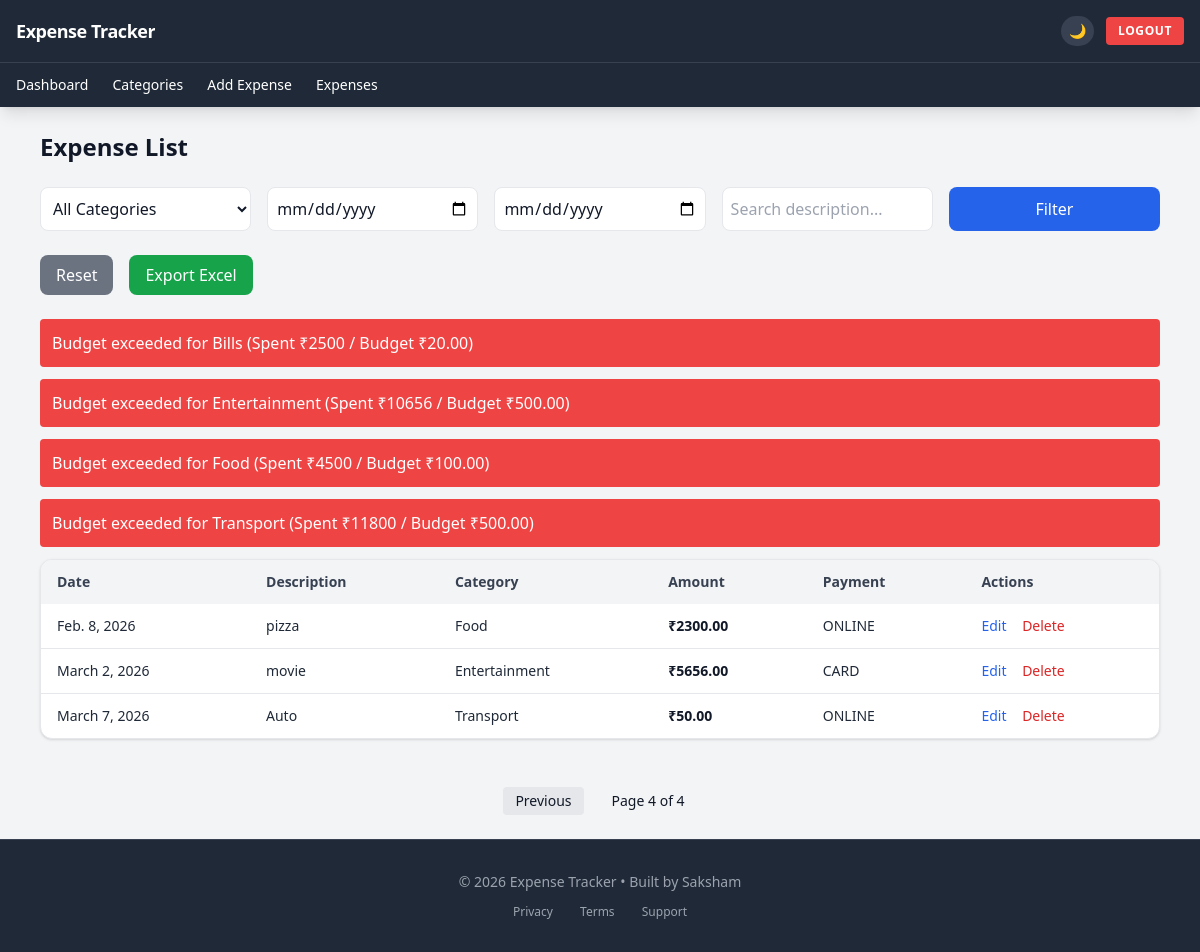
The app's page /expenses/?page=4 (signed in) with its own data.
### expenses/models.py (models this page shows, shortened)
class Category(models.Model):
    user = models.ForeignKey(User, on_delete=models.CASCADE)
    name = models.CharField(max_length=100)
    budget = models.DecimalField(max_digits=10, decimal_places=2, null=True, blank=True)
    def __str__(self):
        return self.name
    class Meta:
        unique_together = ['user', 'name']
        ordering = ['name']

class Expense(models.Model):
    user = models.ForeignKey(User, on_delete=models.CASCADE)
    amount = models.DecimalField(max_digits=10, decimal_places=2)
    category = models.ForeignKey(Category, on_delete=models.CASCADE)
    description = models.CharField(max_length=255)
    date = models.DateField()
    PAYMENT_CHOICES = [
    ('CASH', 'Cash'),
    ('CARD', 'Card'),
    ('ONLINE', 'Online')
]
    payment_method = models.CharField(max_length=10, choices=PAYMENT_CHOICES)
    created_at = models.DateTimeField(auto_now_add=True)

### expenses/views.py (the view)
# urls.py: path('expenses/', views.expense_list, name='expense_list'),
@login_required
def expense_list(request):
    expenses = Expense.objects.filter(user=request.user).order_by('-created_at')
    categories = Category.objects.filter(user=request.user)
    category_id = request.GET.get("category")
    start_date = request.GET.get("start_date")
    end_date = request.GET.get("end_date")
    search_query = request.GET.get("search")
    if search_query:
        expenses = expenses.filter(description__icontains=search_query)
    if category_id:
        expenses = expenses.filter(category_id=category_id)
    if start_date:
        expenses = expenses.filter(date__gte=start_date)
    if end_date:
        expenses = expenses.filter(date__lte=end_date)
    paginator = Paginator(expenses, 5)
    page_number = request.GET.get("page")
    page_obj = paginator.get_page(page_number)
    alerts = []
    for category in categories:
        total = Expense.objects.filter(
            user=request.user,
            category=category
        ).aggregate(Sum('amount'))['amount__sum'] or 0
        if category.budget and total > category.budget:
            alerts.append({
                "name": category.name,
                "spent": total,
                "budget": category.budget
            })
    context = {
        "expenses": page_obj,
        "categories": categories,
        "selected_category": category_id,
        "start_date": start_date,
        "end_date": end_date,
        "search_query": search_query,
        "page_obj": page_obj,
        "alerts": alerts
    }
    return render(request, "expense_list.html", context)

### templates/expense_list.html (shortened to what this page needs)
{% extends 'base.html' %}
{% block content %}
<div class="max-w-7xl mx-auto px-4">
<h2 class="text-2xl font-semibold mb-6">Expense List</h2>
<form method="GET" class="grid md:grid-cols-5 gap-4 mb-6">
<select name="category"
class="border rounded-lg p-2 bg-white dark:bg-gray-700 dark:text-white">
<option value="">All Categories</option>
</select>
<input
type="date"
name="start_date"
value="{{ start_date }}"
class="border rounded-lg p-2 bg-white dark:bg-gray-700 dark:text-white"
/>
<input
type="date"
name="end_date"
value="{{ end_date }}"
class="border rounded-lg p-2 bg-white dark:bg-gray-700 dark:text-white"
/>
<input
type="text"
name="search"
placeholder="Search description..."
value="{{ search_query|default:'' }}"
class="border rounded-lg p-2 bg-white dark:bg-gray-700 dark:text-white"
/>
<button
type="submit"
class="bg-blue-600 hover:bg-blue-700 text-white rounded-lg px-4 py-2">
Filter
</button>
</form>
<div class="flex gap-4 mb-6">
<a
href="/expenses/"
class="bg-gray-500 hover:bg-gray-600 text-white px-4 py-2 rounded-lg">
Reset
</a>
<a
href="{% url 'export_excel' %}?category={{ selected_category }}&start_date={{ start_date }}&end_date={{ end_date }}&search={{ search_query }}"
class="bg-green-600 hover:bg-green-700 text-white px-4 py-2 rounded-lg">
Export Excel
</a>
</div>
{% for alert in alerts %}
<div class="bg-red-500 text-white p-3 rounded mb-3">
Budget exceeded for {{ alert.name }}
(Spent ₹{{ alert.spent }} / Budget ₹{{ alert.budget }})
</div>
{% endfor %}
<div class="bg-white dark:bg-gray-800 shadow rounded-xl overflow-hidden mb-12 border border-gray-200 dark:border-gray-700">
<table class="w-full text-sm text-gray-800 dark:text-gray-200">
<thead class="bg-gray-100 dark:bg-gray-700 text-gray-700 dark:text-gray-200">
<tr>
<th class="px-4 py-3 text-left">Date</th>
<th class="px-4 py-3 text-left">Description</th>
<th class="px-4 py-3 text-left">Category</th>
<th class="px-4 py-3 text-left">Amount</th>
<th class="px-4 py-3 text-left">Payment</th>
<th class="px-4 py-3 text-left">Actions</th>
</tr>
</thead>
<tbody class="divide-y divide-gray-200 dark:divide-gray-700">
{% for expense in expenses %}
<tr class="hover:bg-gray-50 dark:hover:bg-gray-700 transition">
<td class="px-4 py-3">{{ expense.date }}</td>
<td class="px-4 py-3">{{ expense.description }}</td>
<td class="px-4 py-3">{{ expense.category }}</td>
<td class="px-4 py-3 font-semibold text-gray-900 dark:text-gray-100">
₹{{ expense.amount }}
</td>
<td class="px-4 py-3">{{ expense.payment_method }}</td>
<td class="px-4 py-3 space-x-3">
<a href="{% url 'edit_expense' expense.id %}"
class="text-blue-600 dark:text-blue-400 hover:underline">
Edit
</a>
<a href="{% url 'delete_expense' expense.id %}"
onclick="return confirm('Delete this expense?');"
class="text-red-600 dark:text-red-400 hover:underline">
Delete
</a>
</td>
</tr>
{% endfor %}
</tbody>
</table>
</div>
<div class="flex justify-center items-center gap-4 mt-10 text-sm">
{% if page_obj.has_previous %}
<a class="px-3 py-1 bg-gray-200 dark:bg-gray-700 rounded"
href="?page={{ page_obj.previous_page_number }}">
Previous
</a>
{% endif %}
<span class="px-3 py-1">
Page {{ page_obj.number }} of {{ page_obj.paginator.num_pages }}
</span>
</div>
</div>
{% endblock %}

### records on screen
Category: name "Bills", budget "20.00"
Category: name "Entertainment", budget "500.00"
Category: name "Food", budget "100.00"
Category: name "Transport", budget "500.00"
Expense: date "Feb. 8, 2026", description "pizza", category "Food", amount "2300.00", payment_method "ONLINE"
Expense: date "March 2, 2026", description "movie", category "Entertainment", amount "5656.00", payment_method "CARD"
Expense: date "March 7, 2026", description "Auto", category "Transport", amount "50.00", payment_method "ONLINE"

### other values on screen
{{ alert.spent }} "2500" "10656" "4500" "11800"
{{ page_obj.number }} "4"
{{ page_obj.paginator.num_pages }} "4"
